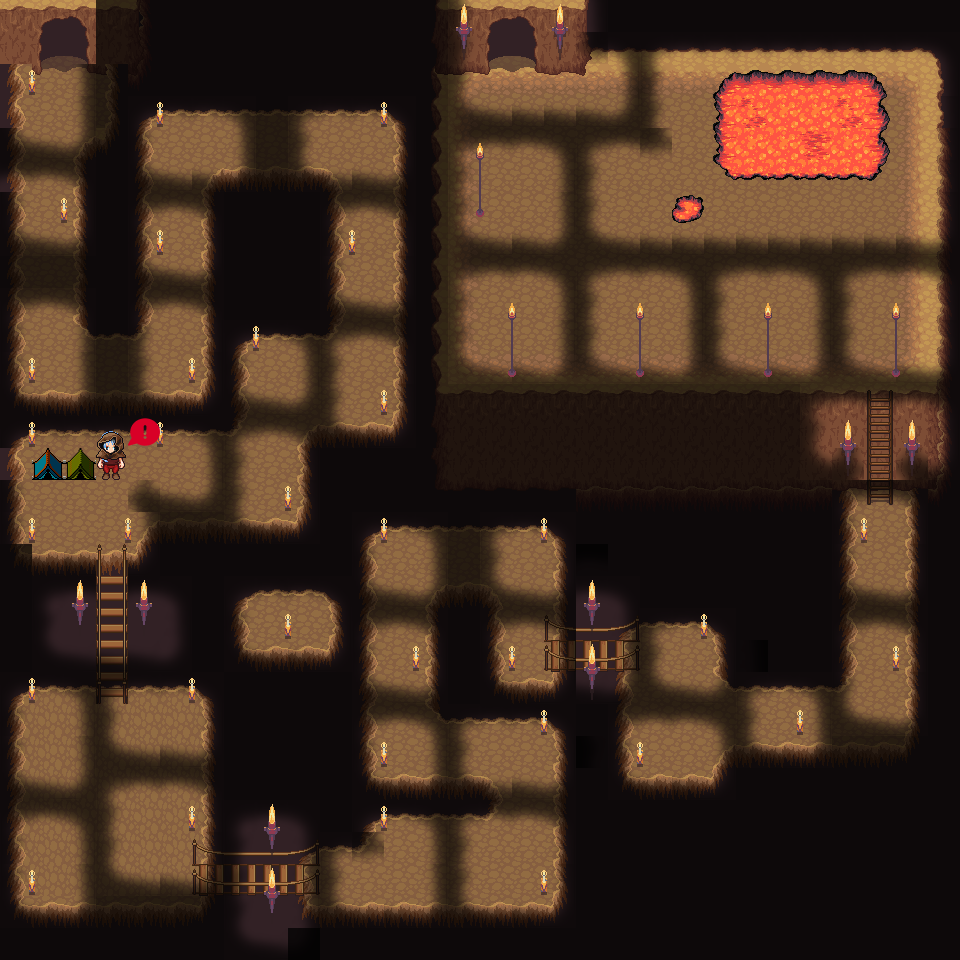

A level layout from a 2D game, rendered from its tile map. Below: a short description, then the map file with tile-grid data replaced by summaries:
An orthogonal 30x30 tile map with 32x32 px tiles, 14 tile layers (Tile Layer 1, Tile Layer 8, Tile Layer 8, Tile Layer 3, ...), 5 tilesets.

<map version="1.0" tiledversion="1.0.3" orientation="orthogonal" renderorder="right-down" width="30" height="30" tilewidth="32" tileheight="32" nextobjectid="1">
 <tileset firstgid="1" source="../tile/tileset-1.tsx" />
 <tileset firstgid="1025" source="../tile/tileset-3.tsx" />
 <tileset firstgid="1281" source="../tile/tileset-4.tsx" />
 <tileset firstgid="1681" source="../tile/NPC/npc-quest-cave-1.tsx" />
 <tileset firstgid="1682" source="../tile/warning-npcquest.tsx" />
 <layer name="Tile Layer 1" width="30" height="30">
  <data>[900 cells, 819 non-empty, 4 distinct tile ids]</data>
 </layer>
 <layer name="Tile Layer 8" width="30" height="30">
  <data>[900 cells, 123 non-empty, 21 distinct tile ids]</data>
 </layer>
 <layer name="Tile Layer 8" width="30" height="30">
  <data>[900 cells, 0 non-empty, 0 distinct tile ids]</data>
 </layer>
 <layer name="Tile Layer 3" width="30" height="30">
  <data>[900 cells, 211 non-empty, 15 distinct tile ids]</data>
 </layer>
 <layer name="Tile Layer 10" width="30" height="30">
  <data>[900 cells, 0 non-empty, 0 distinct tile ids]</data>
 </layer>
 <layer name="Tile Layer 4" width="30" height="30">
  <data>[900 cells, 48 non-empty, 8 distinct tile ids]</data>
 </layer>
 <layer name="Tile Layer 5" width="30" height="30">
  <data>[900 cells, 84 non-empty, 18 distinct tile ids]</data>
 </layer>
 <layer name="Tile Layer 11" width="30" height="30">
  <data>[900 cells, 4 non-empty, 3 distinct tile ids]</data>
 </layer>
 <layer name="Tile Layer 9" width="30" height="30">
  <data>[900 cells, 24 non-empty, 15 distinct tile ids]</data>
 </layer>
 <layer name="Tile Layer 9" width="30" height="30">
  <data>[900 cells, 39 non-empty, 23 distinct tile ids]</data>
 </layer>
 <layer name="b" width="30" height="30">
  <data>[900 cells, 19 non-empty, 9 distinct tile ids]</data>
 </layer>
 <layer name="shadown" width="30" height="30">
  <data>[900 cells, 620 non-empty, 15 distinct tile ids]</data>
 </layer>
 <layer name="li" width="30" height="30">
  <data>[900 cells, 252 non-empty, 11 distinct tile ids]</data>
 </layer>
 <layer name="NPCQuest" width="30" height="30">
  <data>[900 cells, 2 non-empty, 2 distinct tile ids]</data>
 </layer>
</map>
